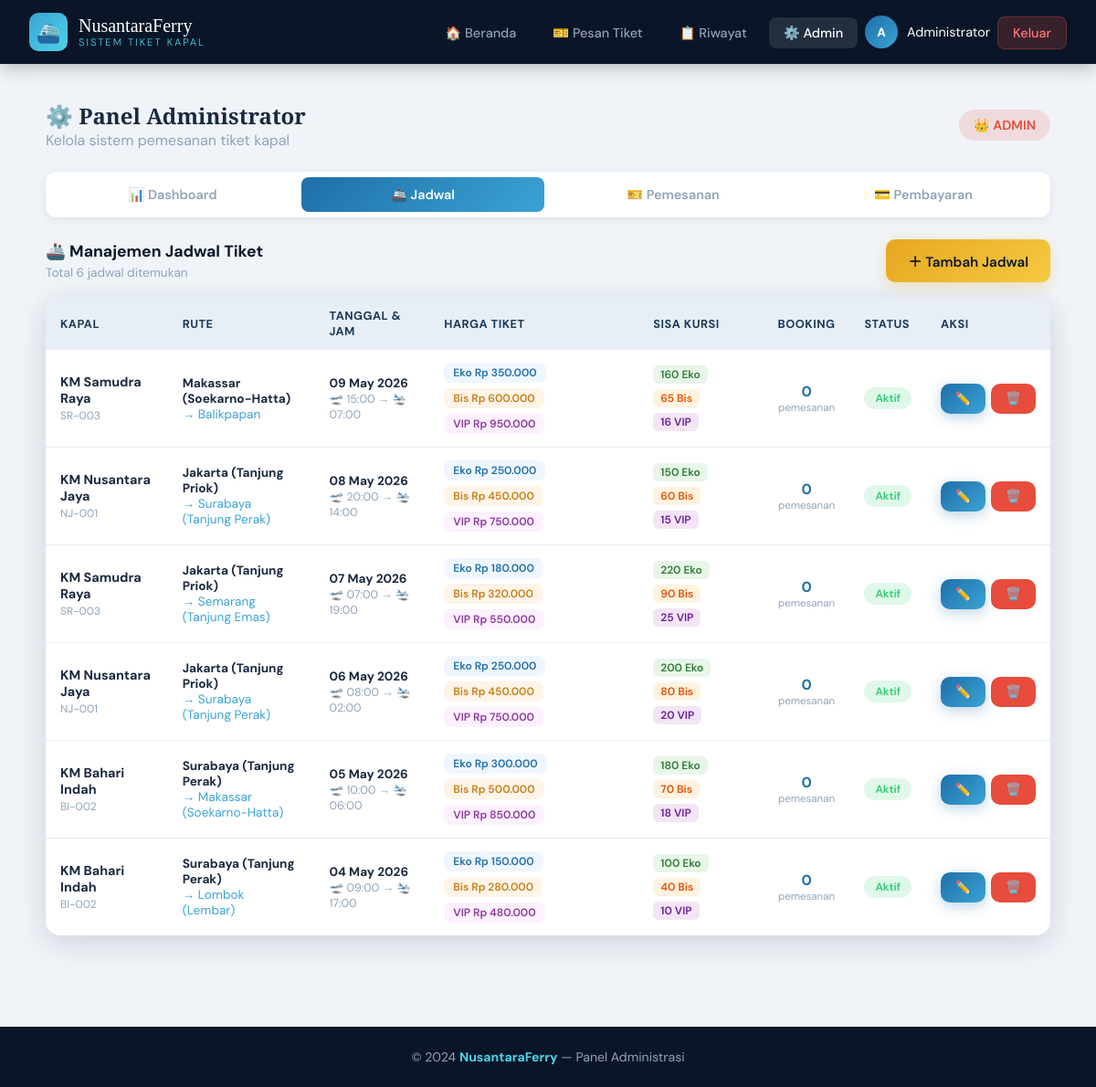
Screenshot of /admin.php?tab=jadwal (signed in) with the database file from the repository.
### tables this page shows
CREATE TABLE IF NOT EXISTS jadwal (
    id INT AUTO_INCREMENT PRIMARY KEY,
    kapal_id INT NOT NULL,
    rute_id INT NOT NULL,
    tanggal_berangkat DATE NOT NULL,
    jam_berangkat TIME NOT NULL,
    jam_tiba TIME NOT NULL,
    harga_ekonomi DECIMAL(12,2) NOT NULL,
    harga_bisnis DECIMAL(12,2) NOT NULL,
    harga_vip DECIMAL(12,2) NOT NULL,
    sisa_kursi_ekonomi INT NOT NULL,
    sisa_kursi_bisnis INT NOT NULL,
    sisa_kursi_vip INT NOT NULL,
    status ENUM('aktif','penuh','dibatalkan') DEFAULT 'aktif',
    FOREIGN KEY (kapal_id) REFERENCES kapal(id),
    FOREIGN KEY (rute_id) REFERENCES rute(id)
);

CREATE TABLE IF NOT EXISTS kapal (
    id INT AUTO_INCREMENT PRIMARY KEY,
    nama_kapal VARCHAR(100) NOT NULL,
    kode_kapal VARCHAR(20) UNIQUE NOT NULL,
    kapasitas INT NOT NULL,
    deskripsi TEXT
);

CREATE TABLE IF NOT EXISTS rute (
    id INT AUTO_INCREMENT PRIMARY KEY,
    asal VARCHAR(100) NOT NULL,
    tujuan VARCHAR(100) NOT NULL,
    jarak_km INT,
    estimasi_jam INT
);

### includes/config.php (called while the page is built, shortened)
<?php
function formatRupiah($angka) {
    return "Rp " . number_format($angka, 0, ',', '.');
}
?>

### admin.php (the view, shortened to what this page needs)
<?php
require_once 'includes/config.php';
$db  = getDB();
$tab = $_GET['tab'] ?? 'dashboard';
$stat_user    = $db->query("SELECT COUNT(*) as c FROM users WHERE role='user'")->fetch_assoc()['c'];
$stat_booking = $db->query("SELECT COUNT(*) as c FROM pemesanan")->fetch_assoc()['c'];
$stat_bayar   = $db->query("SELECT COUNT(*) as c FROM pemesanan WHERE status='dibayar'")->fetch_assoc()['c'];
$stat_revenue = $db->query("SELECT SUM(total_harga) as total FROM pemesanan WHERE status='dibayar'")->fetch_assoc()['total'] ?? 0;
$stat_jadwal  = $db->query("SELECT COUNT(*) as c FROM jadwal WHERE status='aktif'")->fetch_assoc()['c'];
$jadwal_list     = [];
if ($tab === 'jadwal') {
    $res = $db->query("
        SELECT j.*, k.nama_kapal, k.kode_kapal, r.asal, r.tujuan,
               (SELECT COUNT(*) FROM pemesanan pm WHERE pm.jadwal_id = j.id) as jumlah_pemesanan
        FROM jadwal j
        JOIN kapal k ON j.kapal_id = k.id
        JOIN rute r ON j.rute_id = r.id
        ORDER BY j.tanggal_berangkat DESC, j.jam_berangkat ASC
    ");
    $jadwal_list = $res->fetch_all(MYSQLI_ASSOC);
}
?>
<!DOCTYPE html>
<html lang="id">
<head>
    <link rel="stylesheet" href="css/style.css">
</head>
<body>
<?php require_once 'includes/navbar.php'; ?>
<div class="container section">
    <div style="display:flex; align-items:center; justify-content:space-between; margin-bottom:24px;">
        <div>
            <h2 style="font-family:'Playfair Display',serif;">⚙️ Panel Administrator</h2>
            <p style="color:#8fa3b8;">Kelola sistem pemesanan tiket kapal</p>
        </div>
        <span class="badge badge-danger" style="font-size:0.9rem; padding:8px 16px;">👑 ADMIN</span>
    </div>
    <div style="display:flex; gap:8px; margin-bottom:24px; background:white; padding:6px; border-radius:12px; box-shadow:0 2px 10px rgba(10,22,40,0.08);">
        <?php
        $tabs = [
            'dashboard'  => '📊 Dashboard',
            'jadwal'     => '🚢 Jadwal',
            'pemesanan'  => '🎫 Pemesanan',
            'pembayaran' => '💳 Pembayaran',
        ];
        foreach ($tabs as $k => $v): ?>
            <a href="?tab=<?= $k ?>"
               style="flex:1; text-align:center; padding:10px; border-radius:8px; font-size:0.9rem; font-weight:600; text-decoration:none; transition:all 0.2s;
                      <?= $tab == $k ? 'background:linear-gradient(135deg,#1e6fa8,#3ba3d4); color:white;' : 'color:#8fa3b8;' ?>">
                <?= $v ?>
            </a>
        <?php endforeach; ?>
    </div>
    <?php if ($tab === 'dashboard'): ?>
        <div style="display:grid; grid-template-columns:repeat(5,1fr); gap:20px; margin-bottom:32px;">
            <?php
            $stats = [
                ['👥', 'Total Pengguna',   $stat_user,                 '#3ba3d4'],
                ['🚢', 'Jadwal Aktif',     $stat_jadwal,               '#8b3a9c'],
                ['🎫', 'Total Booking',    $stat_booking,              '#2ecc71'],
                ['✅', 'Booking Dibayar',  $stat_bayar,                '#e8a820'],
                ['💰', 'Total Pendapatan', formatRupiah($stat_revenue), '#e74c3c'],
            ];
            foreach ($stats as $s): ?>
                <div style="background:white; border-radius:16px; padding:24px; box-shadow:0 4px 20px rgba(10,22,40,0.08);">
                    <div style="font-size:2rem; margin-bottom:8px;"><?= $s[0] ?></div>
                    <div style="font-size:0.75rem; color:#8fa3b8; font-weight:600; text-transform:uppercase;"><?= $s[1] ?></div>
                    <div style="font-size:1.3rem; font-weight:700; color:<?= $s[3] ?>; margin-top:6px;"><?= $s[2] ?></div>
                </div>
            <?php endforeach; ?>
        </div>
        <div style="background:white; border-radius:16px; padding:24px; box-shadow:0 4px 20px rgba(10,22,40,0.08);">
            <h3 style="font-size:1rem; font-weight:700; color:#0a1628; margin-bottom:16px;">📌 Aksi Cepat</h3>
            <div style="display:grid; grid-template-columns:repeat(4,1fr); gap:12px;">
                <a href="?tab=jadwal" class="btn btn-primary">🚢 Kelola Jadwal</a>
                <a href="?tab=pembayaran" class="btn btn-primary">💳 Verifikasi Pembayaran</a>
                <a href="?tab=pemesanan" class="btn btn-outline">🎫 Lihat Semua Booking</a>
                <a href="index.php" class="btn btn-outline">🏠 Kembali ke Beranda</a>
            </div>
        </div>
    <!-- ══════════════════════════════════════════
         JADWAL TAB
    ══════════════════════════════════════════ -->
    <?php elseif ($tab === 'jadwal'): ?>
        <div style="display:flex; align-items:center; justify-content:space-between; margin-bottom:16px;">
            <div>
                <h3 style="font-size:1.1rem; font-weight:700; color:#0a1628; margin:0;">🚢 Manajemen Jadwal Tiket</h3>
                <p style="color:#8fa3b8; font-size:0.85rem; margin:4px 0 0;">Total <?= count($jadwal_list) ?> jadwal ditemukan</p>
            </div>
            <button onclick="bukaModalTambah()" class="btn btn-gold">＋ Tambah Jadwal</button>
        </div>
        <div class="card">
            <div class="card-body" style="padding:0;">
                <div class="table-wrap">
                    <table>
                        <thead>
                            <tr>
                                <th>Kapal</th>
                                <th>Rute</th>
                                <th>Tanggal & Jam</th>
                                <th>Harga Tiket</th>
                                <th>Sisa Kursi</th>
                                <th>Booking</th>
                                <th>Status</th>
                                <th>Aksi</th>
                            </tr>
                        </thead>
                        <tbody>
                            <?php foreach ($jadwal_list as $j):
                                $badge_status = match($j['status']) {
                                    'aktif'      => 'badge-success',
                                    'penuh'      => 'badge-warning',
                                    'dibatalkan' => 'badge-danger',
                                    default      => 'badge-warning',
                                };
                            ?>
                            <tr>
                                <td>
                                    <strong style="font-size:0.9rem;"><?= htmlspecialchars($j['nama_kapal']) ?></strong><br>
                                    <span style="font-size:0.75rem; color:#8fa3b8;"><?= htmlspecialchars($j['kode_kapal']) ?></span>
                                </td>
                                <td style="font-size:0.85rem;">
                                    <strong><?= htmlspecialchars($j['asal']) ?></strong><br>
                                    <span style="color:#3ba3d4;">→ <?= htmlspecialchars($j['tujuan']) ?></span>
                                </td>
                                <td style="font-size:0.85rem;">
                                    <strong><?= date('d M Y', strtotime($j['tanggal_berangkat'])) ?></strong><br>
                                    <span style="color:#8fa3b8; font-size:0.78rem;">
                                        🛫 <?= substr($j['jam_berangkat'],0,5) ?> → 🛬 <?= substr($j['jam_tiba'],0,5) ?>
                                    </span>
                                </td>
                                <td>
                                    <div class="harga-kelas">
                                        <span class="harga-tag">Eko <?= formatRupiah($j['harga_ekonomi']) ?></span>
                                        <span class="harga-tag bisnis">Bis <?= formatRupiah($j['harga_bisnis']) ?></span>
                                        <span class="harga-tag vip">VIP <?= formatRupiah($j['harga_vip']) ?></span>
                                    </div>
                                </td>
                                <td>
                                    <div class="kursi-info">
                                        <span class="kursi-dot"><?= $j['sisa_kursi_ekonomi'] ?> Eko</span>
                                        <span class="kursi-dot bisnis"><?= $j['sisa_kursi_bisnis'] ?> Bis</span>
                                        <span class="kursi-dot vip"><?= $j['sisa_kursi_vip'] ?> VIP</span>
                                    </div>
                                </td>
                                <td style="text-align:center;">
                                    <strong style="color:#1e6fa8; font-size:1rem;"><?= $j['jumlah_pemesanan'] ?></strong>
                                    <div style="font-size:0.72rem; color:#8fa3b8;">pemesanan</div>
                                </td>
                                <td>
                                    <span class="badge <?= $badge_status ?>" style="text-transform:capitalize;">
                                        <?= $j['status'] ?>
                                    </span>
                                </td>
                                <td>
                                    <div style="display:flex; gap:6px;">
                                        <button onclick='bukaModalEdit(<?= htmlspecialchars(json_encode($j), ENT_QUOTES) ?>)'
                                                class="btn btn-primary btn-sm" title="Edit Jadwal">✏️</button>
                                        <?php if ($j['jumlah_pemesanan'] == 0): ?>
                                            <form method="POST" style="display:inline;"
                                                  onsubmit="return confirm('Hapus jadwal ini? Tindakan tidak dapat dibatalkan.')">
                                                <button type="submit" class="btn btn-danger btn-sm" title="Hapus Jadwal">🗑️</button>
                                            </form>
                                        <?php else: ?>
                                            <button class="btn btn-sm" disabled
                                                    title="Tidak bisa dihapus — ada <?= $j['jumlah_pemesanan'] ?> pemesanan"
                                                    style="background:#f0f0f0; color:#bbb; cursor:not-allowed;">🗑️</button>
                                        <?php endif; ?>
                                    </div>
                                </td>
                            </tr>
                            <?php endforeach; ?>
                        </tbody>
                    </table>
                </div>
            </div>
        </div>
    <?php endif; ?>
</div>
<div class="footer">
    <p>© 2024 <strong>NusantaraFerry</strong> — Panel Administrasi</p>
</div>
</body>
</html>

### css/style.css (style rules this page uses)
:root { --navy: #0a1628; --ocean: #1a3a5c; --blue: #1e6fa8; --sky: #3ba3d4; --cyan: #4dd4e7; --gold: #e8a820; --gold-light: #f5c842; --white: #f8faff; --gray-light: #e8eef5; --gray: #8fa3b8; --text: #1a2940; --success: #2ecc71; --danger: #e74c3c; --warning: #f39c12; --shadow: 0 8px 32px rgba(10,22,40,0.15); --radius: 16px; }
* { margin: 0; padding: 0; box-sizing: border-box; }
body { font-family: 'DM Sans', sans-serif; background: #f0f4f9; color: var(--text); min-height: 100vh; }
.btn { display: inline-flex; align-items: center; justify-content: center; gap: 8px; padding: 12px 24px; border-radius: 10px; font-family: inherit; font-size: 0.95rem; font-weight: 600; cursor: pointer; border: none; transition: all 0.2s; text-decoration: none; white-space: nowrap; }
.btn-primary { background: linear-gradient(135deg, var(--blue), var(--sky)); color: white; box-shadow: 0 4px 15px rgba(30,111,168,0.3); }
.btn-gold { background: linear-gradient(135deg, var(--gold), var(--gold-light)); color: var(--navy); box-shadow: 0 4px 15px rgba(232,168,32,0.3); }
.btn-danger { background: var(--danger); color: white; }
.btn-sm { padding: 8px 16px; font-size: 0.85rem; }
.container { max-width: 1100px; margin: 0 auto; padding: 0 1.5rem; }
.section { padding: 40px 0; }
.card { background: white; border-radius: var(--radius); box-shadow: var(--shadow); overflow: hidden; }
.card-body { padding: 24px; }
.badge { display: inline-block; padding: 4px 12px; border-radius: 20px; font-size: 0.75rem; font-weight: 600; }
.badge-success { background: rgba(46,204,113,0.15); color: var(--success); }
.badge-danger { background: rgba(231,76,60,0.15); color: var(--danger); }
.table-wrap { overflow-x: auto; }
table { width: 100%; border-collapse: collapse; }
table th { background: var(--gray-light); padding: 12px 16px; text-align: left; font-size: 0.8rem; font-weight: 700; color: var(--ocean); text-transform: uppercase; letter-spacing: 0.5px; }
table td { padding: 14px 16px; border-bottom: 1px solid var(--gray-light); font-size: 0.9rem; }
table tr:last-child td { border-bottom: none; }
.footer { background: var(--navy); color: var(--gray); text-align: center; padding: 24px; margin-top: 60px; font-size: 0.88rem; }
.footer strong { color: var(--cyan); }

### admin.php (style rules this page uses)
.harga-kelas { display: flex; gap: 6px; flex-wrap: wrap; }
.harga-tag { background: #f0f6ff; color: #1e6fa8; border-radius: 8px; padding: 3px 10px; font-size: 0.75rem; font-weight: 600; }
.harga-tag.bisnis { background: #fff4e8; color: #c47f17; }
.harga-tag.vip { background: #fdf0ff; color: #8b3a9c; }
.kursi-info { display: flex; gap: 6px; flex-wrap: wrap; }
.kursi-dot { background: #e8f5e9; color: #2e7d32; border-radius: 6px; padding: 2px 8px; font-weight: 600; font-size: 0.75rem; }
.kursi-dot.bisnis { background: #fff3e0; color: #e65100; }
.kursi-dot.vip { background: #f3e5f5; color: #6a1b9a; }

### rows the page displays
jadwal: kapal.nama_kapal "KM Samudra Raya", kapal.kode_kapal "SR-003", rute.asal "Makassar (Soekarno-Hatta)", rute.tujuan "Balikpapan", tanggal_berangkat "09 May 2026", jam_berangkat "15:00", jam_tiba "07:00", harga_ekonomi "Rp 350.000", harga_bisnis "Rp 600.000", harga_vip "Rp 950.000", sisa_kursi_ekonomi "160", sisa_kursi_bisnis "65", sisa_kursi_vip "16", jumlah_pemesanan "0", status "Aktif"
jadwal: kapal.nama_kapal "KM Nusantara Jaya", kapal.kode_kapal "NJ-001", rute.asal "Jakarta (Tanjung Priok)", rute.tujuan "Surabaya (Tanjung Perak)", tanggal_berangkat "08 May 2026", jam_berangkat "20:00", jam_tiba "14:00", harga_ekonomi "Rp 250.000", harga_bisnis "Rp 450.000", harga_vip "Rp 750.000", sisa_kursi_ekonomi "150", sisa_kursi_bisnis "60", sisa_kursi_vip "15", jumlah_pemesanan "0", status "Aktif"
jadwal: kapal.nama_kapal "KM Samudra Raya", kapal.kode_kapal "SR-003", rute.asal "Jakarta (Tanjung Priok)", rute.tujuan "Semarang (Tanjung Emas)", tanggal_berangkat "07 May 2026", jam_berangkat "07:00", jam_tiba "19:00", harga_ekonomi "Rp 180.000", harga_bisnis "Rp 320.000", harga_vip "Rp 550.000", sisa_kursi_ekonomi "220", sisa_kursi_bisnis "90", sisa_kursi_vip "25", jumlah_pemesanan "0", status "Aktif"
jadwal: kapal.nama_kapal "KM Nusantara Jaya", kapal.kode_kapal "NJ-001", rute.asal "Jakarta (Tanjung Priok)", rute.tujuan "Surabaya (Tanjung Perak)", tanggal_berangkat "06 May 2026", jam_berangkat "08:00", jam_tiba "02:00", harga_ekonomi "Rp 250.000", harga_bisnis "Rp 450.000", harga_vip "Rp 750.000", sisa_kursi_ekonomi "200", sisa_kursi_bisnis "80", sisa_kursi_vip "20", jumlah_pemesanan "0", status "Aktif"
jadwal: kapal.nama_kapal "KM Bahari Indah", kapal.kode_kapal "BI-002", rute.asal "Surabaya (Tanjung Perak)", rute.tujuan "Makassar (Soekarno-Hatta)", tanggal_berangkat "05 May 2026", jam_berangkat "10:00", jam_tiba "06:00", harga_ekonomi "Rp 300.000", harga_bisnis "Rp 500.000", harga_vip "Rp 850.000", sisa_kursi_ekonomi "180", sisa_kursi_bisnis "70", sisa_kursi_vip "18", jumlah_pemesanan "0", status "Aktif"
jadwal: kapal.nama_kapal "KM Bahari Indah", kapal.kode_kapal "BI-002", rute.asal "Surabaya (Tanjung Perak)", rute.tujuan "Lombok (Lembar)", tanggal_berangkat "04 May 2026", jam_berangkat "09:00", jam_tiba "17:00", harga_ekonomi "Rp 150.000", harga_bisnis "Rp 280.000", harga_vip "Rp 480.000", sisa_kursi_ekonomi "100", sisa_kursi_bisnis "40", sisa_kursi_vip "10", jumlah_pemesanan "0", status "Aktif"

### other values shown
$user_initial "A"
$_SESSION['nama'] "Administrator"
$v "📊 Dashboard"
$v "🚢 Jadwal"
$v "🎫 Pemesanan"
$v "💳 Pembayaran"
count($jadwal_list) "6"
